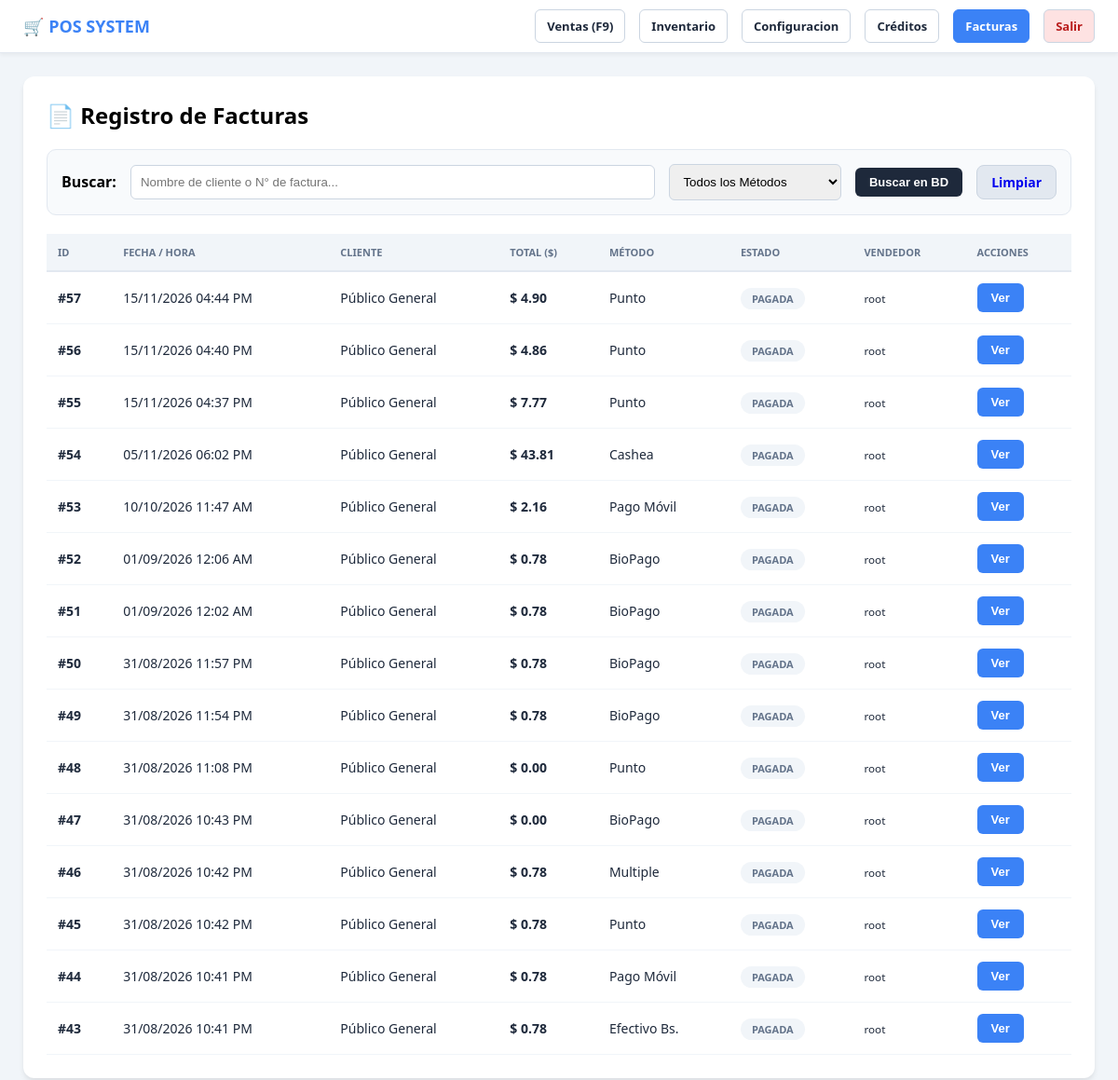
Screenshot of /facturas.php (signed in) with the database file from the repository.
### tables this page shows
CREATE TABLE `ventas` (
  `id` int(11) NOT NULL,
  `cliente` varchar(255) NOT NULL DEFAULT 'Público General',
  `id_cliente` int(11) DEFAULT NULL,
  `total` decimal(10,2) NOT NULL,
  `fecha` datetime NOT NULL,
  `estado` enum('PAGADA','ANULADA') NOT NULL DEFAULT 'PAGADA',
  `metodo_pago` varchar(50) DEFAULT 'Efectivo',
  `cashea_recargo` decimal(10,2) DEFAULT '0.00',
  `cashea_inicial` decimal(10,2) DEFAULT '0.00',
  `cashea_financiado_usd` decimal(10,2) DEFAULT '0.00',
  `cashea_metodo_inicial` varchar(50) DEFAULT NULL,
  `pago_efectivo_usd` decimal(10,2) DEFAULT '0.00',
  `usuario` varchar(100) DEFAULT NULL,
  `tasa_momento` decimal(10,2) DEFAULT NULL,
  `pagada` tinyint(1) NOT NULL DEFAULT '0',
  `pago_punto_bs` decimal(10,2) DEFAULT '0.00',
  `pago_efectivo_bs` decimal(10,2) DEFAULT '0.00',
  `pago_movil_bs` decimal(10,2) DEFAULT '0.00',
  `pago_biopago_bs` decimal(10,2) DEFAULT '0.00',
  `cambio_bs` decimal(10,2) DEFAULT '0.00',
  `cambio_usd` decimal(10,2) DEFAULT '0.00',
  `cashea_recargo_usd` decimal(10,2) DEFAULT '0.00',
  `cashea_inicial_usd` decimal(10,2) DEFAULT '0.00'
);

### facturas.php (the view, shortened to what this page needs)
<?php
include 'conexion.php';
$busqueda = isset($_GET['q']) ? mysqli_real_escape_string($conexion, $_GET['q']) : '';
$sql = "SELECT * FROM ventas WHERE 1=1 ";
$sql .= " ORDER BY id DESC LIMIT 150";
$res = mysqli_query($conexion, $sql);
?>
<!DOCTYPE html>
<html lang="es">
<head>
</head>
<body>
<nav class="navbar">
    <div style="font-weight: bold; color: var(--blue); font-size: 18px;">🛒 POS SYSTEM</div>
    <div class="nav-links">
        <a href="ventas.php">Ventas (F9)</a>
        <a href="inventario.php">Inventario</a>
        <a href="configuracion.php">Configuracion</a>
        <a href="creditos.php">Créditos</a>
        <a href="facturas.php" class="nav-active">Facturas</a>
        <a href="logout.php" style="background:#fee2e2; color:#b91c1c;">Salir</a>
    </div>
</nav>
<div class="main-content">
    <div class="card">
        <h2 style="margin-top:0;">📄 Registro de Facturas</h2>
        <form class="search-bar" method="GET" action="facturas.php">
            <strong>Buscar:</strong>
            <input type="text" name="q" id="inputBuscar" class="search-input" placeholder="Nombre de cliente o N° de factura..." value="<?php echo htmlspecialchars($busqueda); ?>" onkeyup="filtrarTabla()">
            <select name="m" id="filtroMetodo" class="search-input" style="flex:0.3" onchange="this.form.submit()">
                <option value="">Todos los Métodos</option>
            </select>
            <button type="submit" class="btn-ver" style="background: var(--dark);">Buscar en BD</button>
            <a href="facturas.php" class="btn-cerrar-modal" style="text-align:center; text-decoration:none; width:auto; padding:8px 15px;">Limpiar</a>
        </form>
        <table id="tablaFacturas">
            <thead>
                <tr>
                    <th>ID</th>
                    <th>FECHA / HORA</th>
                    <th>CLIENTE</th>
                    <th>TOTAL ($)</th>
                    <th>MÉTODO</th>
                    <th>ESTADO</th>
                    <th>VENDEDOR</th>
                    <th>ACCIONES</th>
                </tr>
            </thead>
            <tbody>
                <?php while($row = mysqli_fetch_assoc($res)):
                    $est = $row['estado'] ?: 'PAGADA';
                    $badge_class = 'status-pagada';
                ?>
                <tr>
                    <td><b>#<?php echo $row['id']; ?></b></td>
                    <td><?php echo date('d/m/Y h:i A', strtotime($row['fecha'])); ?></td>
                    <td><?php echo $row['cliente']; ?></td>
                    <td><b>$ <?php echo number_format($row['total'], 2); ?></b></td>
                    <td><?php echo $row['metodo_pago']; ?></td>
                    <td><span class="badge <?php echo $badge_class; ?>"><?php echo $est; ?></span></td>
                    <td><small><?php echo $row['usuario']; ?></small></td>
                    <td>
                        <button type="button" onclick="verFactura(<?php echo $row['id']; ?>)" class="btn-ver">Ver</button>
                    </td>
                </tr>
                <?php endwhile; ?>
            </tbody>
        </table>
    </div>
</div>
</body>
</html>

### facturas.php (style rules this page uses)
:root { --blue: #3b82f6; --red: #ef4444; --green: #10b981; --dark: #1e293b; --slate: #64748b; }
body { font-family: 'Segoe UI', Tahoma, Geneva, Verdana, sans-serif; background: #f1f5f9; margin: 0; padding: 0; }
.navbar { background: white; padding: 10px 25px; display: flex; justify-content: space-between; align-items: center; border-bottom: 1px solid #e2e8f0; box-shadow: 0 2px 4px rgba(0,0,0,0.05); }
.nav-links { display: flex; gap: 15px; }
.nav-links a { text-decoration: none; color: var(--dark); font-weight: bold; font-size: 13px; padding: 8px 12px; border-radius: 6px; border: 1px solid #cbd5e1; }
.nav-active { background: var(--blue) !important; color: white !important; border-color: var(--blue) !important; }
.main-content { padding: 25px; max-width: 1300px; margin: auto; }
.card { background: white; padding: 25px; border-radius: 12px; box-shadow: 0 4px 6px -1px rgba(0,0,0,0.1); }
.search-bar { display: flex; gap: 15px; margin-bottom: 20px; align-items: center; background: #f8fafc; padding: 15px; border-radius: 10px; border: 1px solid #e2e8f0; }
.search-input { flex: 1; padding: 10px; border: 1px solid #cbd5e1; border-radius: 6px; outline: none; }
table { width: 100%; border-collapse: collapse; }
th { text-align: left; padding: 12px; background: #f1f5f9; color: var(--slate); font-size: 11px; text-transform: uppercase; border-bottom: 2px solid #e2e8f0; }
td { padding: 12px; border-bottom: 1px solid #f1f5f9; font-size: 14px; color: var(--dark); }
.badge { padding: 4px 12px; border-radius: 20px; font-size: 11px; font-weight: bold; }
.status-pagada { background: #f1f5f9; color: #64748b; }
.btn-ver { background: var(--blue); color: white; border: none; padding: 8px 15px; border-radius: 6px; cursor: pointer; font-weight: bold; font-size: 13px; }
.btn-cerrar-modal { background: #e2e8f0; border: 1px solid #cbd5e1; padding: 10px; border-radius: 8px; cursor: pointer; font-weight: 600; font-size: 14px; }

### rows the page displays
ventas: id "57", fecha "15/11/2026 04:44 PM", cliente "Público General", total "4.90", metodo_pago "Punto", estado "PAGADA", usuario "root"
ventas: id "56", fecha "15/11/2026 04:40 PM", cliente "Público General", total "4.86", metodo_pago "Punto", estado "PAGADA", usuario "root"
ventas: id "55", fecha "15/11/2026 04:37 PM", cliente "Público General", total "7.77", metodo_pago "Punto", estado "PAGADA", usuario "root"
ventas: id "54", fecha "05/11/2026 06:02 PM", cliente "Público General", total "43.81", metodo_pago "Cashea", estado "PAGADA", usuario "root"
ventas: id "53", fecha "10/10/2026 11:47 AM", cliente "Público General", total "2.16", metodo_pago "Pago Móvil", estado "PAGADA", usuario "root"
ventas: id "52", fecha "01/09/2026 12:06 AM", cliente "Público General", total "0.78", metodo_pago "BioPago", estado "PAGADA", usuario "root"
ventas: id "51", fecha "01/09/2026 12:02 AM", cliente "Público General", total "0.78", metodo_pago "BioPago", estado "PAGADA", usuario "root"
ventas: id "50", fecha "31/08/2026 11:57 PM", cliente "Público General", total "0.78", metodo_pago "BioPago", estado "PAGADA", usuario "root"
ventas: id "49", fecha "31/08/2026 11:54 PM", cliente "Público General", total "0.78", metodo_pago "BioPago", estado "PAGADA", usuario "root"
ventas: id "48", fecha "31/08/2026 11:08 PM", cliente "Público General", total "0.00", metodo_pago "Punto", estado "PAGADA", usuario "root"
ventas: id "47", fecha "31/08/2026 10:43 PM", cliente "Público General", total "0.00", metodo_pago "BioPago", estado "PAGADA", usuario "root"
ventas: id "46", fecha "31/08/2026 10:42 PM", cliente "Público General", total "0.78", metodo_pago "Multiple", estado "PAGADA", usuario "root"
ventas: id "45", fecha "31/08/2026 10:42 PM", cliente "Público General", total "0.78", metodo_pago "Punto", estado "PAGADA", usuario "root"
ventas: id "44", fecha "31/08/2026 10:41 PM", cliente "Público General", total "0.78", metodo_pago "Pago Móvil", estado "PAGADA", usuario "root"
ventas: id "43", fecha "31/08/2026 10:41 PM", cliente "Público General", total "0.78", metodo_pago "Efectivo Bs.", estado "PAGADA", usuario "root"
